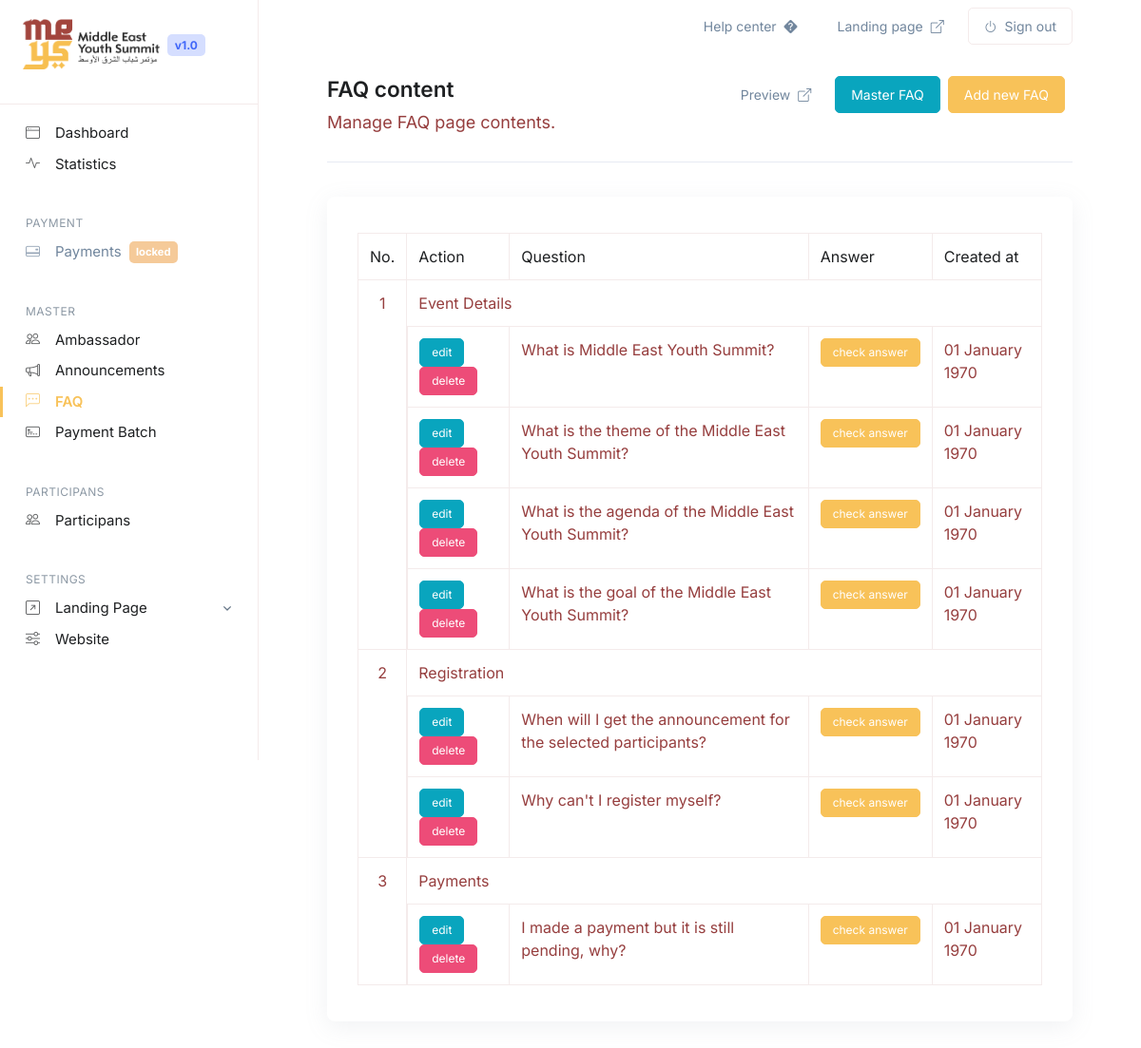
The page /index.php/master/faq on the database its author committed.
### tables this page shows
CREATE TABLE `m_faq` (
  `id` int(11) NOT NULL AUTO_INCREMENT,
  `title` varchar(255) NOT NULL,
  `order` int(5) NOT NULL DEFAULT 0,
  `created_at` int(11) NOT NULL DEFAULT 0,
  `created_by` varchar(255) NOT NULL DEFAULT '0',
  `modified_at` int(11) NOT NULL DEFAULT 0,
  `modified_by` varchar(255) NOT NULL DEFAULT '0',
  `is_deleted` tinyint(1) NOT NULL DEFAULT 0,
  PRIMARY KEY (`id`)
);

CREATE TABLE `tb_faq` (
  `id` int(11) NOT NULL AUTO_INCREMENT,
  `m_faq_id` int(11) NOT NULL DEFAULT 0,
  `faq` varchar(255) NOT NULL,
  `content` text NOT NULL,
  `order` int(5) DEFAULT 0,
  `created_at` int(11) NOT NULL DEFAULT 0,
  `created_by` varchar(255) NOT NULL DEFAULT '0',
  `modified_at` int(11) NOT NULL DEFAULT 0,
  `modified_by` varchar(255) NOT NULL DEFAULT '0',
  `is_deleted` tinyint(1) NOT NULL DEFAULT 0,
  PRIMARY KEY (`id`)
);

### application/libraries/TemplateBack.php (called while the page is built)
<?php
class TemplateBack
{
    protected $_ci;
    public function __construct()
    {
        $this->_ci = &get_instance();
        $this->_ci->load->database();
    }
    public function getSettingsValue($key)
    {
        $query = $this->_ci->db->get_where('tb_settings', ['key' => $key]);
        return $query->row()->value;
    }
    public function view($content, $data = null)
    {
        $data['web_title'] = $this->getSettingsValue('web_title');
        $data['web_desc'] = $this->getSettingsValue('web_desc');
        $data['web_icon'] = $this->getSettingsValue('web_icon');
        $data['web_logo'] = $this->getSettingsValue('web_logo');
        $data['web_logo_white'] = $this->getSettingsValue('web_logo_white');
        $data['web_alamat'] = $this->getSettingsValue('web_alamat');
        $data['web_telepon'] = $this->getSettingsValue('web_telepon');
        $data['web_email'] = $this->getSettingsValue('web_email');
        $data['web_guidelines'] = $this->getSettingsValue('web_guidelines');
        $data['submission_deadline'] = $this->getSettingsValue('submission_deadline');
        $data['sosmed_ig'] = $this->getSettingsValue('sosmed_ig');
        $data['sosmed_twitter'] = $this->getSettingsValue('sosmed_twitter');
        $data['sosmed_facebook'] = $this->getSettingsValue('sosmed_facebook');
        $data['sosmed_yt'] = $this->getSettingsValue('sosmed_yt');
        $this->_ci->load->view('template/backend/header', $data);
        $this->_ci->load->view('template/alert', $data);
        $this->_ci->load->view('template/backend/navbar', $data);
        $this->_ci->load->view('template/backend/sidebar', $data);
        $this->_ci->load->view($content, $data);
        $this->_ci->load->view('template/backend/footer', $data);
    }
}

### application/controllers/Master.php (called while the page is built, shortened)
<?php
class Master extends CI_Controller
{
    public function faq()
    {
        $data['master_faq'] = $this->M_master->get_masterFaqContent();
        $data['faq'] = $this->M_home->getFaqAll();
        $this->templateback->view('admin/master/faq', $data);
    }
}

### index.php (called while the page is built, shortened)
<?php
require_once BASEPATH.'core/CodeIgniter.php';

### application/models/M_home.php (called while the page is built, shortened)
<?php
class M_home extends CI_Model
{
    function getFaqAll(){
        $this->db->select('id, title, order, created_at')
        ->from('m_faq')
        ->where(['is_deleted' => 0])
        ->order_by('order asc');
        $models = $this->db->get()->result();
        foreach($models as $key => $val){
            $models[$key]->lists = $this->getFaqLists($val->id);
        }
        foreach($models as $key => $val){
            if($val->lists == null){
                unset($models[$key]);
            }
        }
        return $models;
    }
    function getFaqLists($m_faq_id = null){
        $this->db->select('id, faq, content, order, created_at')
        ->from('tb_faq')
        ->where(['m_faq_id' => $m_faq_id, 'is_deleted' => 0])
        ->order_by('order ASC')
        ;
        $models = $this->db->get()->result();
        return $models;
    }
}

### application/views/admin/master/faq.php (the view, shortened to what this page needs)
<div class="docs-page-header">
	<div class="row align-items-center">
		<div class="col-sm">
			<h1 class="docs-page-header-title">FAQ content
				<button type="button" class="btn btn-primary btn-sm float-end me-2" data-bs-toggle="modal"
					data-bs-target="#tambah">Add new FAQ</button>
				<a href="<?= site_url('master/master-faq'); ?>" class="btn btn-info btn-sm float-end me-2">Master
					FAQ</a>
				<a class="btn btn-ghost-secondary btn-sm float-end me-2" style="margin-right: 10px;"
					href="<?= site_url('faq'); ?>" target="_blank">
					Preview <i class="bi-box-arrow-up-right ms-1"></i>
				</a>
			</h1>
			<p class="docs-page-header-text">Manage FAQ page contents.</p>
		</div>
	</div>
</div>
<div class="row">
	<div class="col-md-12">
		<div class="card">
			<div class="card-body">
				<table class="table table-bordered w-100 dataTables" id="table">
					<thead>
						<tr>
							<th width="5%">No.</th>
							<th width="15%">Action</th>
							<th>Question</th>
							<th>Answer</th>
							<th>Created at</th>
						</tr>
					</thead>
					<tbody>
						<?php if(!empty($faq)):?>
						<?php $no = 1; foreach($faq as $key => $val):?>
						<tr>
							<th rowspan="<?= count($val->lists)+1;?>" class="text-center align-items-center">
								<?= $no++;?></th>
							<th colspan="4" class="thead-dark"><?= $val->title;?></th>
						</tr>
						<?php if(!empty($val->lists)):?>
						<?php foreach($val->lists as $k => $v):?>
						<tr>
							<td class="align-items-center">
								<button type="button" class="btn btn-info btn-xs" data-bs-toggle="modal"
									data-bs-target="#edit-<?= $v->id;?>">edit</button>
								<button type="button" class="btn btn-danger btn-xs" data-bs-toggle="modal"
									data-bs-target="#delete-<?= $v->id;?>">delete</button>
							</td>
							<td><?= $v->faq;?></td>
							<td>
								<button type="button" class="btn btn-primary btn-xs" data-bs-toggle="modal"
									data-bs-target="#answer-<?= $v->id;?>">check answer</button>
							</td>
							<td><?= date("d F Y", $v->created_at); ?></td>
						</tr>
						<?php endforeach;?>
						<?php endif;?>
						<?php endforeach;?>
						<?php endif;?>
					</tbody>
				</table>
			</div>
		</div>
	</div>
</div>

### rows shown on the page
m_faq: title "Event Details"
tb_faq: faq "What is Middle East Youth Summit?", created_at "01 January 1970"
tb_faq: faq "What is the theme of the Middle East Youth Summit?", created_at "01 January 1970"
tb_faq: faq "What is the agenda of the Middle East Youth Summit?", created_at "01 January 1970"
tb_faq: faq "What is the goal of the Middle East Youth Summit?", created_at "01 January 1970"
m_faq: title "Registration"
tb_faq: faq "When will I get the announcement for the selected participants?", created_at "01 January 1970"
tb_faq: faq "Why can't I register myself?", created_at "01 January 1970"
m_faq: title "Payments"
tb_faq: faq "I made a payment but it is still pending, why?", created_at "01 January 1970"
